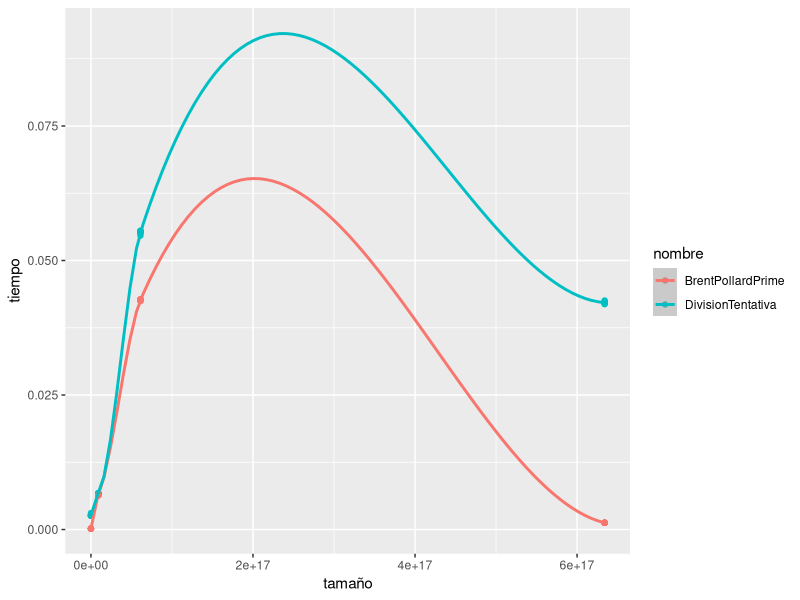

Generate this figure with R:
library("ggplot2")
t <- read.table('data.dat', header=TRUE)
ggplot(t, aes(tamaño, tiempo, colour = nombre)) + geom_point() + geom_smooth()
